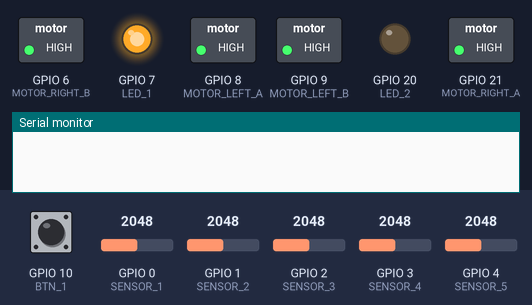
Bench run of a program on a simulated Seeed XIAO ESP32-C3. Parts: switched loads named in the program (green lamp = pin HIGH), output pins drawn as LEDs (lit = HIGH), the last lines printed to the serial monitor. The test bench sets the inputs (shaded band); at power-on: GPIO 10 (BTN_1) HIGH, GPIO 0 (SENSOR_1) = 2048, GPIO 1 (SENSOR_2) = 2048, GPIO 2 (SENSOR_3) = 2048, GPIO 3 (SENSOR_4) = 2048, GPIO 4 (SENSOR_5) = 2048.

Above: at 0.8 s.
0.9 s: GPIO 10 (BTN_1) pulled LOW for 1 s
At 1.1 s:
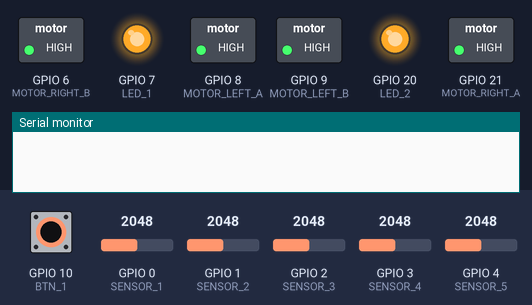
At 5.7 s:
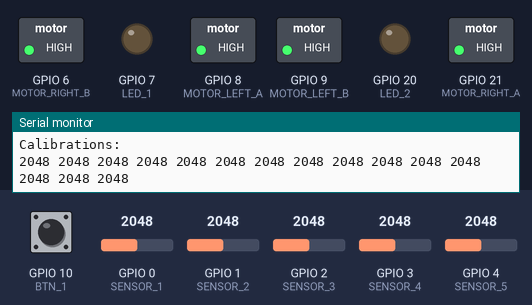
Timing chart, 0 to 7.2 s (numbered marks = the images above; inputs shaded):
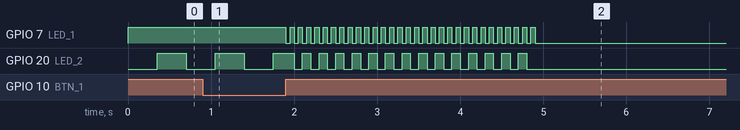

The program:

main.cpp
```cpp
#include <Arduino.h>

#include <config.h>
#include <control.h>
#include <pinout.h>
#include <sensors.h>
#include <utils.h>

bool race_started = false;

void setup() {
  init_components();
  calibrate_sensors();
}
// int pos = 0;
void loop() {

  if (get_btn_pressed_state() == BTN_LONG_PRESSED) {
    race_started = !race_started;
    if (race_started) {
      delay(get_ms_start());
    }
  }

  if (race_started) {
    control_loop();
  } else {
    set_motors_speed(0, 0);
  }

  // for (int sensor = 0; sensor < SENSORS_COUNT; sensor++) {
  //   Serial.print(get_sensor_calibrated(sensor));
  //   Serial.print(" ");
  // }
  // Serial.print(" => ");
  // pos = get_sensor_position(pos);
  // Serial.print(pos);
  // Serial.println();
  // delay(100);

  // if (!digitalRead(10)) {

  //   digitalWrite(20, HIGH);
  //   // digitalWrite(7, HIGH);

  //   digitalWrite(6, HIGH);
  //   digitalWrite(21, LOW);
  //   // digitalWrite(8, !digitalRead(10));
  //   // digitalWrite(9, digitalRead(10));
  // } else {
  //   digitalWrite(20, LOW);
  //   digitalWrite(7, LOW);

  //   digitalWrite(6, HIGH);
  //   digitalWrite(21, HIGH);
  //   digitalWrite(8, HIGH);
  //   digitalWrite(9, HIGH);
  // }

  // Serial.print(analogRead(0));
  // Serial.print(" ");
  // Serial.print(analogRead(1));
  // Serial.print(" ");
  // Serial.print(analogRead(2));
  // Serial.print(" ");
  // Serial.print(analogRead(3));
  // Serial.print(" ");
  // Serial.print(analogRead(4));
  // Serial.println();
  // delay(100);

  // digitalWrite(20, digitalRead(10));
  // digitalWrite(21, !digitalRead(10));
}
```

control.h
```cpp
#ifndef CONTROL_H
#define CONTROL_H

#include <motors.h>
#include <sensors.h>

#define CONTROL_LOOP_MC 1000

#define BASE_SPEED 30

#define PID_KP 0.3
#define PID_KD 20

void control_loop();

#endif
```

motors.h
```cpp
#ifndef MOTORS_H
#define MOTORS_H

#include <Arduino.h>
#include <pinout.h>

#define PWM_MOTOR_RIGHT_A 0
#define PWM_MOTOR_RIGHT_B 1
#define PWM_MOTOR_LEFT_A 2
#define PWM_MOTOR_LEFT_B 3
#define PWM_MOTORS_MAX 4095
#define PWM_MOTORS_MIN 0
#define PWM_MOTORS_RESOLUTION 12
#define PWM_MOTORS_HZ 4000

void init_motors();
void set_motors_speed(float velI, float velD);

#endif // MOTORS_H
```

pinout.h
```cpp
#ifndef PINOUT_H
#define PINOUT_H
/**
 * @brief Pines de los LEDs
 *
 */
#define LED_1 7
#define LED_2 20

/**
 * @brief Pines de Botones
 *
 */
#define BTN_1 10

/**
 * @brief Pines de Sensores
 *
 */
#define SENSOR_1 0
#define SENSOR_2 1
#define SENSOR_3 2
#define SENSOR_4 3
#define SENSOR_5 4

/**
 * @brief Pines de Motores
 *
 */
#define MOTOR_RIGHT_A 21
#define MOTOR_RIGHT_B 6
#define MOTOR_LEFT_A 8
#define MOTOR_LEFT_B 9
// #define MOTOR_STDBY 5 //Pin de succión en versión PRO

#endif // PINOUT_H
```

sensors.h
```cpp
#ifndef SENSORS_H
#define SENSORS_H

#include <Arduino.h>
#include <pinout.h>
#include <utils.h>

#define SENSORS_COUNT 5

#define CALIBRATION_MS 3000
#define SENSORS_MAX 4095
#define SENSORS_MIN 0

#define SENSORS_POSITION_MAX 255

void calibrate_sensors();
int get_sensor_raw(int sensor);
int get_sensor_calibrated(int sensor);
int get_sensor_position(int last_position);
long get_last_line_detected_ms();

#endif // SENSORS_H
```

utils.h
```cpp
#ifndef UTILS_H
#define UTILS_H

#include <Arduino.h>
#include <pinout.h>

void set_led(int led, bool state);
void blink_led(int led, int ms);

enum BTN_STATES {
  BTN_RELEASED,
  BTN_PRESSED,
  BTN_LONG_PRESSED,
};

enum BTN_STATES get_btn_pressed_state();

#endif // UTILS_H
```

control.cpp
```cpp
#include <control.h>

static long last_control_loop_mc = 0;
static int position = 0;
static int last_error = 0;

static float calc_correction(int error) {
  float p = PID_KP * error;
  float d = PID_KD * (error - last_error);
  last_error = error;
  return p + d;
}

void control_loop() {
  if (micros() - last_control_loop_mc > CONTROL_LOOP_MC || micros() < last_control_loop_mc) {
    position = get_sensor_position(position);
    int correction = calc_correction(position);
    if (millis() - get_last_line_detected_ms() > 250) {
      set_motors_speed(0, 0);
    } else {
      set_motors_speed(BASE_SPEED + correction, BASE_SPEED - correction);
    }

    last_control_loop_mc = micros();
  }
}
```

motors.cpp
```cpp
#include <motors.h>

/**
 * @brief Inicializa el timer controlador de los motores
 *
 */
void init_motors() {
  // Configuración de los canales PWM del Timer
  ledcSetup(PWM_MOTOR_RIGHT_A, PWM_MOTORS_HZ, PWM_MOTORS_RESOLUTION);
  ledcSetup(PWM_MOTOR_RIGHT_B, PWM_MOTORS_HZ, PWM_MOTORS_RESOLUTION);
  ledcSetup(PWM_MOTOR_LEFT_A, PWM_MOTORS_HZ, PWM_MOTORS_RESOLUTION);
  ledcSetup(PWM_MOTOR_LEFT_B, PWM_MOTORS_HZ, PWM_MOTORS_RESOLUTION);

  // Asignación de los pines a los canales PWM
  ledcAttachPin(MOTOR_RIGHT_A, PWM_MOTOR_RIGHT_A);
  ledcAttachPin(MOTOR_RIGHT_B, PWM_MOTOR_RIGHT_B);
  ledcAttachPin(MOTOR_LEFT_A, PWM_MOTOR_LEFT_A);
  ledcAttachPin(MOTOR_LEFT_B, PWM_MOTOR_LEFT_B);

  // Establece el valor inicial de los canales PWM
  ledcWrite(PWM_MOTOR_RIGHT_A, PWM_MOTORS_MAX);
  ledcWrite(PWM_MOTOR_RIGHT_B, PWM_MOTORS_MAX);
  ledcWrite(PWM_MOTOR_LEFT_A, PWM_MOTORS_MAX);
  ledcWrite(PWM_MOTOR_LEFT_B, PWM_MOTORS_MAX);
}

/**
 * @brief Establece la velocidad de los motores
 *
 * @param velI Velocidad del motor izquierdo
 * @param velD Velocidad del motor derecho
 */
void set_motors_speed(float velI, float velD) {
  if (velI > 100) {
    velI = 100;
  } else if (velI < -100) {
    velI = -100;
  }

  if (velI > 0) {
    ledcWrite(PWM_MOTOR_LEFT_A, PWM_MOTORS_MAX);
    ledcWrite(PWM_MOTOR_LEFT_B, PWM_MOTORS_MAX - (PWM_MOTORS_MAX * velI / 100));
  } else {
    ledcWrite(PWM_MOTOR_LEFT_A, PWM_MOTORS_MAX - (PWM_MOTORS_MAX * abs(velI) / 100));
    ledcWrite(PWM_MOTOR_LEFT_B, PWM_MOTORS_MAX);
  }

  if (velD > 100) {
    velD = 100;
  } else if (velD < -100) {
    velD = -100;
  }

  if (velD > 0) {
    ledcWrite(PWM_MOTOR_RIGHT_A, PWM_MOTORS_MAX - (PWM_MOTORS_MAX * velD / 100));
    ledcWrite(PWM_MOTOR_RIGHT_B, PWM_MOTORS_MAX);
  } else {
    ledcWrite(PWM_MOTOR_RIGHT_A, PWM_MOTORS_MAX);
    ledcWrite(PWM_MOTOR_RIGHT_B, PWM_MOTORS_MAX - (PWM_MOTORS_MAX * abs(velD) / 100));
  }
}

/*
void set_speed(int velI, int velD) {
  if (velD > 100) {
    velD = 100;
  } else if (velD < -100) {
    velD = -100;
  }
  if (velI > 100) {
    velI = 100;
  } else if (velI < -100) {
    velI = -100;
  }

  if (velI >= 0) {
    analogWrite(MOTOR_DER_A, MAX_PWM - MAX_PWM * velI / 100);
    analogWrite(MOTOR_DER_B, MAX_PWM);
  } else {
    analogWrite(MOTOR_DER_A, MAX_PWM);
    analogWrite(MOTOR_DER_B, MAX_PWM - MAX_PWM * abs(velI) / 100);
  }

  if (velD >= 0) {
    analogWrite(MOTOR_IZQ_A, MAX_PWM - MAX_PWM * velD / 100);
    analogWrite(MOTOR_IZQ_B, MAX_PWM);
  } else {
    analogWrite(MOTOR_IZQ_A, MAX_PWM);
    analogWrite(MOTOR_IZQ_B, MAX_PWM - MAX_PWM * abs(velD) / 100);
  }
}


*/
```

sensors.cpp
```cpp
#include <sensors.h>

static int sensors_pins[SENSORS_COUNT] = {SENSOR_1, SENSOR_2, SENSOR_3, SENSOR_4, SENSOR_5};
static int sensors_raw[SENSORS_COUNT];
static long sensors_refresh_mc = 0;

static int sensors_max[SENSORS_COUNT] = {SENSORS_MIN, SENSORS_MIN, SENSORS_MIN, SENSORS_MIN, SENSORS_MIN};
static int sensors_min[SENSORS_COUNT] = {SENSORS_MAX, SENSORS_MAX, SENSORS_MAX, SENSORS_MAX, SENSORS_MAX};
static int sensors_umb[SENSORS_COUNT] = {0, 0, 0, 0, 0};

static long last_line_detected_ms = 0;

/**
 * @brief Actualiza los valores de los sensores
 *
 */
static void refresh_sensors() {
  if (micros() - sensors_refresh_mc >= 1000 || micros() < sensors_refresh_mc) {
    for (int sensor = 0; sensor < SENSORS_COUNT; sensor++) {
      sensors_raw[sensor] = analogRead(sensors_pins[sensor]);
    }
    sensors_refresh_mc = micros();
  }
}

static void print_calibrations() {
  Serial.println("Calibrations: ");
  for (int sensor = 0; sensor < SENSORS_COUNT; sensor++) {
    Serial.print(sensors_min[sensor]);
    Serial.print(" ");
    Serial.print(sensors_max[sensor]);
    Serial.print(" ");
    Serial.print(sensors_umb[sensor]);
    Serial.print(" ");
  }
  Serial.println();
}

/**
 * @brief Calibra los sensores obteniendo los valores máximos y mínimos para calcular el umbral a partir del cual se considera que un sensor está detectando la línea
 *
 */
void calibrate_sensors() {
  set_led(LED_1, true);
  set_led(LED_2, false);
  while (get_btn_pressed_state() != BTN_LONG_PRESSED) {
    blink_led(LED_2, 350);
  }
  set_led(LED_1, true);
  set_led(LED_2, false);
  int calibration_start_ms = millis();
  do {
    blink_led(LED_1, 50);
    blink_led(LED_2, 100);
    for (int sensor = 0; sensor < SENSORS_COUNT; sensor++) {
      int sensor_value = get_sensor_raw(sensor);
      if (sensor_value > sensors_max[sensor]) {
        sensors_max[sensor] = sensor_value;
      }
      if (sensor_value < sensors_min[sensor]) {
        sensors_min[sensor] = sensor_value;
      }
      sensors_umb[sensor] = sensors_min[sensor] + ((sensors_max[sensor] - sensors_min[sensor]) * 2 / 3);
    }
  } while (millis() - calibration_start_ms < CALIBRATION_MS);
  set_led(LED_1, false);
  set_led(LED_2, false);
  print_calibrations();
}

/**
 * @brief Obtiene el valor sin procesar de un sensor
 *
 * @param sensor Sensor a leer
 * @return int Valor sin procesar del sensor
 */
int get_sensor_raw(int sensor) {
  if (sensor >= 0 && sensor < SENSORS_COUNT) {
    refresh_sensors();
    return sensors_raw[sensor];
  } else {
    return -1;
  }
}

/**
 * @brief Obtiene el valor calibrado de un sensor
 *
 * @param sensor Sensor a leer
 * @return int Valor calibrado del sensor
 */
int get_sensor_calibrated(int sensor) {
  if (sensor >= 0 && sensor < SENSORS_COUNT) {
    refresh_sensors();
    return sensors_raw[sensor] >= sensors_umb[sensor] ? SENSORS_MAX : SENSORS_MIN;
  } else {
    return -1;
  }
}

/**
 * @brief Obtiene la posición del robot en la pista
 *
 * @param last_position Última posición conocida del robot
 * @return int Posición del robot en la pista
 */
int get_sensor_position(int last_position) {
  long sum_sensors_weight = 0;
  long sum_sensors = 0;
  int count_sensors_detecting = 0;
  for (int sensor = 0; sensor < SENSORS_COUNT; sensor++) {
    int sensor_value = get_sensor_calibrated(sensor);
    if (sensor_value >= sensors_umb[sensor]) {
      count_sensors_detecting++;
    }
    sum_sensors_weight += (sensor + 1) * sensor_value * 1000;
    sum_sensors += sensor_value;
  }

  int position_max = ((1000 * (SENSORS_COUNT + 1)) / 2);
  int position = 0;
  if (count_sensors_detecting > 0 && count_sensors_detecting < SENSORS_COUNT) {
    position = (sum_sensors_weight / sum_sensors) - position_max;
    last_line_detected_ms = millis();
  } else {
    position = last_position >= 0 ? position_max : -position_max;
  }
  return map(position, -position_max, position_max, -SENSORS_POSITION_MAX, SENSORS_POSITION_MAX);
}

long get_last_line_detected_ms() {
  return last_line_detected_ms;
}
```

utils.cpp
```cpp
#include <utils.h>

static bool toggle_led_state[2] = {false, false};
static int blink_led_ms[2] = {0, 0};

static int btn_pressed_ms = 0;
static int btn_last_pressed_ms = 0;

/**
 * @brief Establece el estado de un LED
 *
 * @param led LED a modificar
 * @param state Estado del LED
 */
void set_led(int led, bool state) {
  digitalWrite(led, state);
  switch (led) {
    case LED_1:
      toggle_led_state[0] = state;
      break;
    case LED_2:
      toggle_led_state[1] = state;
      break;
  }
}

/**
 * @brief Parpadea un LED a una frecuencia determinada
 *
 * @param led LED a parpadear
 * @param ms Frecuencia de parpadeo
 */
void blink_led(int led, int ms) {
  switch (led) {
    case LED_1:
      if (millis() - blink_led_ms[0] >= ms) {
        set_led(led, !toggle_led_state[0]);
        blink_led_ms[0] = millis();
      }
      break;
    case LED_2:
      if (millis() - blink_led_ms[1] >= ms) {
        set_led(led, !toggle_led_state[1]);
        blink_led_ms[1] = millis();
      }
      break;
  }
}

/**
 * @brief Obtiene el estado del botón pulsado
 *
 * @return enum BTN_STATES
 */
enum BTN_STATES get_btn_pressed_state() {
  if (millis() - btn_last_pressed_ms < 50) {
    return BTN_RELEASED;
  }
  if (!digitalRead(BTN_1)) {
    // Serial.println("BTN_1 OK");
    if (btn_pressed_ms == 0) {
      btn_pressed_ms = millis();
    }
    return BTN_RELEASED;
  } else {
    // Serial.println("BTN_1 KO");
    if (btn_pressed_ms > 0) {
      if (millis() - btn_pressed_ms >= 250) {
        btn_pressed_ms = 0;
        btn_last_pressed_ms = millis();
        return BTN_LONG_PRESSED;
      } else if (millis() - btn_pressed_ms <= 250) {
        btn_pressed_ms = 0;
        if (millis() - btn_pressed_ms < 100) {
          return BTN_RELEASED;
        } else {
          btn_last_pressed_ms = millis();
          return BTN_PRESSED;
        }
      } else {
        return BTN_RELEASED;
      }
    } else {
      return BTN_RELEASED;
    }
  }
}
```

config.h
```cpp
#ifndef CONFIG_H
#define CONFIG_H

#include <Arduino.h>
#include <pinout.h>
#include <motors.h>

/**
 * @brief Indica el modo de funcionamiento del robot
 *
 */
#define MODE_TEST 1
// #define MODE_RACE 2

/**
 * @brief Tiempo de espera para iniciar carrera después de pulsar el botón
 *
 */
#define MS_START_TEST 3000
#define MS_START_RACE 5000


void init_components();
long get_ms_start();

#endif // CONFIG_H
```

config.cpp
```cpp
#include <config.h>

/**
 * @brief Inicializa los componentes del robot
 *
 */
void init_components() {
  Serial.begin(115200);

  pinMode(LED_1, OUTPUT);
  pinMode(LED_2, OUTPUT);
  pinMode(BTN_1, INPUT_PULLUP);

  pinMode(SENSOR_1, INPUT);
  pinMode(SENSOR_2, INPUT);
  pinMode(SENSOR_3, INPUT);
  pinMode(SENSOR_4, INPUT);
  pinMode(SENSOR_5, INPUT);

  pinMode(MOTOR_RIGHT_A, OUTPUT);
  pinMode(MOTOR_RIGHT_B, OUTPUT);
  pinMode(MOTOR_LEFT_A, OUTPUT);
  pinMode(MOTOR_LEFT_B, OUTPUT);
  digitalWrite(MOTOR_RIGHT_A, HIGH);
  digitalWrite(MOTOR_RIGHT_B, HIGH);
  digitalWrite(MOTOR_LEFT_A, HIGH);
  digitalWrite(MOTOR_LEFT_B, HIGH);
  init_motors();
}

/**
 * @brief Obtiene el tiempo de espera para iniciar carrera después de pulsar el botón
 *
 * @return long
 */
long get_ms_start() {
#ifdef MODO_RACE
  return MS_START_RACE
#else
  return MS_START_TEST;
#endif
}
```

Measured:
- after the input at 0.9 s, GPIO 7 (LED_1): alternates HIGH for 0.05 s and LOW for 0.05 s, 61 changes in all, then stays LOW, starting after 1.0 s
